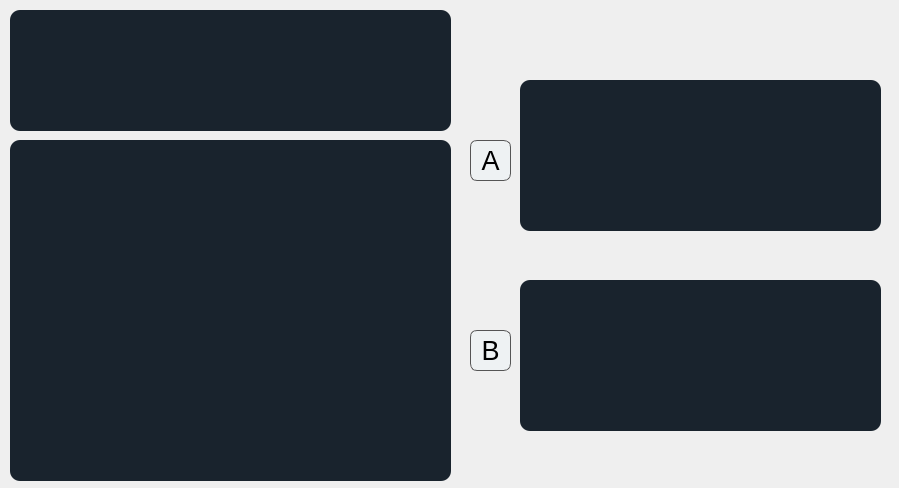
<?xml version="1.0" encoding="UTF-8"?>
<ui version="4.0">
 <class>Form</class>
 <widget class="QWidget" name="Form">
  <property name="geometry">
   <rect>
    <x>0</x>
    <y>0</y>
    <width>899</width>
    <height>488</height>
   </rect>
  </property>
  <property name="windowTitle">
   <string>Form</string>
  </property>
  <widget class="QPushButton" name="btn_respA">
   <property name="geometry">
    <rect>
     <x>470</x>
     <y>140</y>
     <width>41</width>
     <height>41</height>
    </rect>
   </property>
   <property name="font">
    <font>
     <pointsize>20</pointsize>
    </font>
   </property>
   <property name="styleSheet">
    <string notr="true">background-color:#EEF2F3;
border-radius: 7px;
border: 1px solid #555;</string>
   </property>
   <property name="text">
    <string>A</string>
   </property>
  </widget>
  <widget class="QTextEdit" name="txtEdit_respA">
   <property name="geometry">
    <rect>
     <x>520</x>
     <y>80</y>
     <width>361</width>
     <height>151</height>
    </rect>
   </property>
   <property name="styleSheet">
    <string notr="true">  background-color: #19232D;
  border: 0px solid #32414B;
  padding: 0px;
  color: #F0F0F0;
  selection-background-color: #1464A0;
  selection-color: #F0F0F0;

	border-radius: 10;</string>
   </property>
  </widget>
  <widget class="QPushButton" name="btn_respB">
   <property name="geometry">
    <rect>
     <x>470</x>
     <y>330</y>
     <width>41</width>
     <height>41</height>
    </rect>
   </property>
   <property name="font">
    <font>
     <pointsize>20</pointsize>
    </font>
   </property>
   <property name="styleSheet">
    <string notr="true">background-color:#EEF2F3;
border-radius: 7px;
border: 1px solid #555;</string>
   </property>
   <property name="text">
    <string>B</string>
   </property>
  </widget>
  <widget class="QTextEdit" name="txtEdit_respB">
   <property name="geometry">
    <rect>
     <x>520</x>
     <y>280</y>
     <width>361</width>
     <height>151</height>
    </rect>
   </property>
   <property name="styleSheet">
    <string notr="true">  background-color: #19232D;
  border: 0px solid #32414B;
  padding: 0px;
  color: #F0F0F0;
  selection-background-color: #1464A0;
  selection-color: #F0F0F0;

	border-radius: 10;</string>
   </property>
  </widget>
  <widget class="QLabel" name="bel_pregImage">
   <property name="geometry">
    <rect>
     <x>10</x>
     <y>140</y>
     <width>441</width>
     <height>341</height>
    </rect>
   </property>
   <property name="styleSheet">
    <string notr="true">  background-color: #19232D;
  border: 0px solid #32414B;
  padding: 0px;
  color: #F0F0F0;
  selection-background-color: #1464A0;
  selection-color: #F0F0F0;

	border-radius: 10;</string>
   </property>
   <property name="text">
    <string/>
   </property>
  </widget>
  <widget class="QTextEdit" name="txtEdit_preg">
   <property name="geometry">
    <rect>
     <x>10</x>
     <y>10</y>
     <width>441</width>
     <height>121</height>
    </rect>
   </property>
   <property name="styleSheet">
    <string notr="true">  background-color: #19232D;
  border: 0px solid #32414B;
  padding: 0px;
  color: #F0F0F0;
  selection-background-color: #1464A0;
  selection-color: #F0F0F0;

	border-radius: 10;</string>
   </property>
  </widget>
 </widget>
 <resources>
  <include location="../../IMAG.qrc"/>
 </resources>
 <connections/>
</ui>
